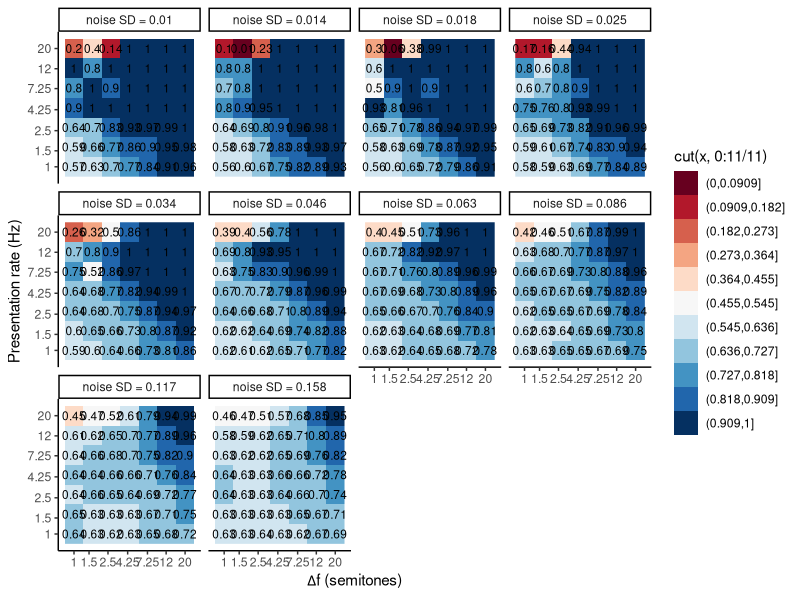
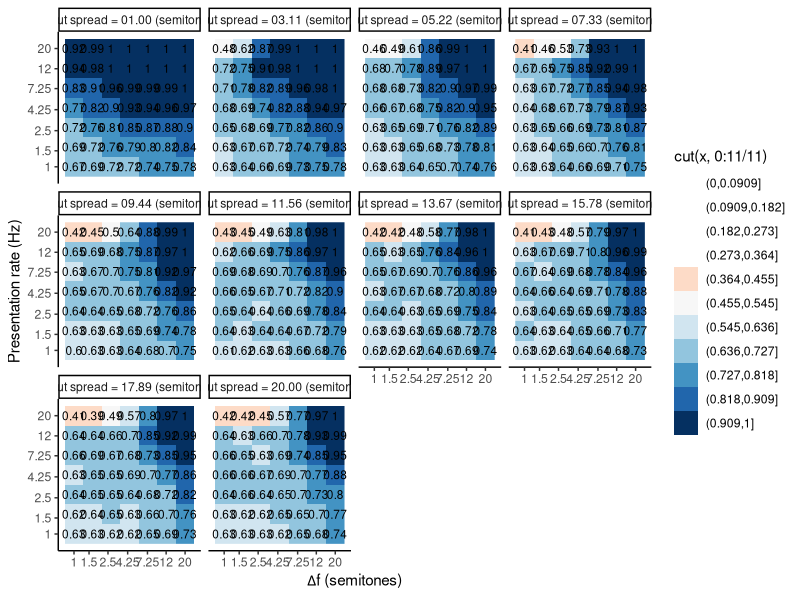
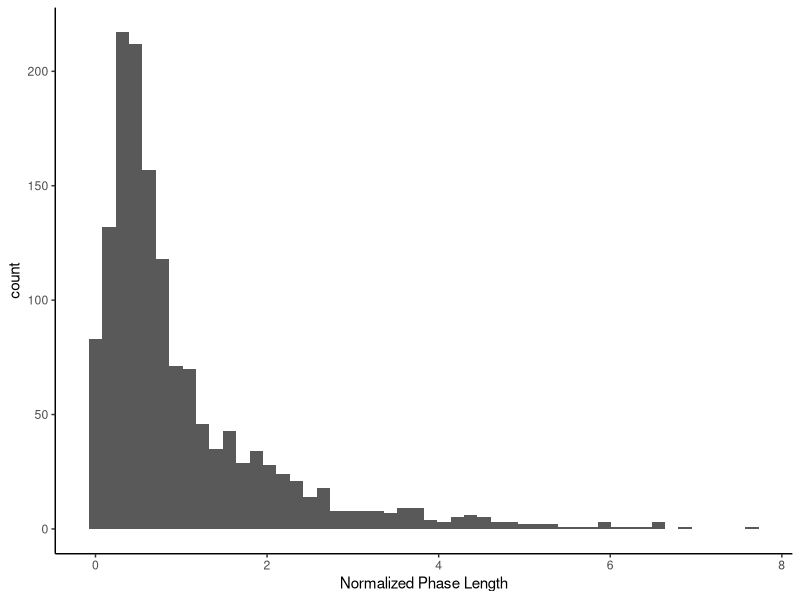
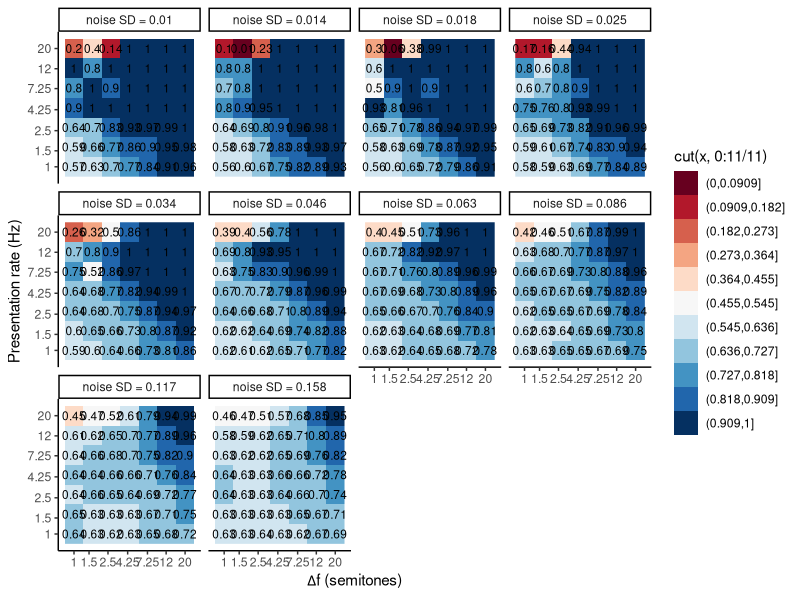
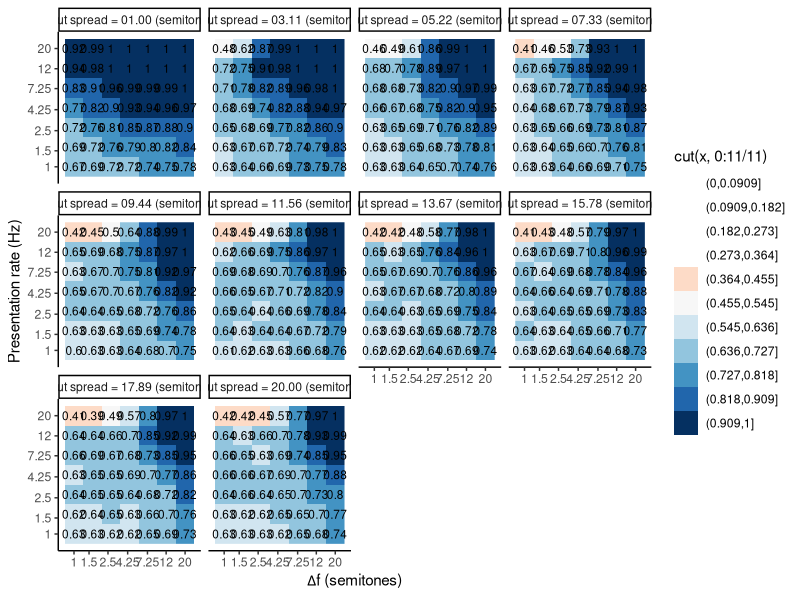
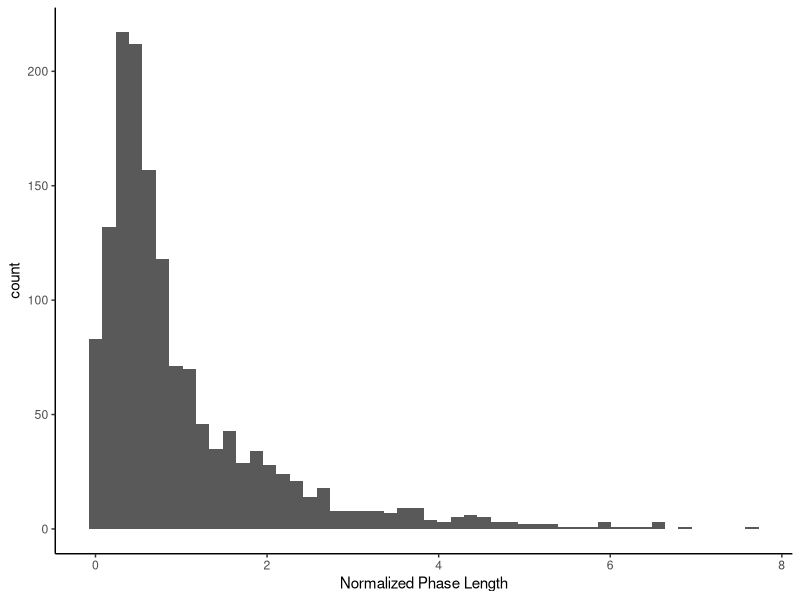

The R source for these figures, in order:
library(ggplot2)
library(dplyr)


########################################
## Parameter gamma

df = read.csv('noise_level_2017-08-07_17.54.csv')

means = df %>%
  group_by(DF,PR,gamma) %>%
  summarize(x = mean(x))

DFs = floor(unique(means$DF) / 0.25)*0.25
PRs = floor(unique(means$PR) / 0.25)*0.25
ggplot(means,aes(x=log(DF),y=log(PR),
                 fill = cut(x,0:11/11),
                 label=round(x,2))) +
  geom_raster(interpolate=F) + geom_text(size=3) +
  facet_wrap(~paste("noise SD =",round(gamma,3))) +
  scale_x_continuous(breaks=log(DFs),labels=DFs) +
  scale_y_continuous(breaks=log(PRs),labels=PRs) +
  scale_fill_brewer(palette='RdBu') + theme_classic() +
  xlab(expression(paste(Delta,"f (semitones)"))) +
  ylab("Presentation rate (Hz)")

ggsave(paste("noise_level_",Sys.Date(),".pdf",sep=""),width=11,height=8)

########################################
# Parameter sigma_p

df = read.csv('input_spread_2017-08-07_20.06.csv')

means = df %>%
  group_by(DF,PR,sigma_p) %>%
  summarize(x = mean(x))

DFs = floor(unique(means$DF) / 0.25)*0.25
PRs = floor(unique(means$PR) / 0.25)*0.25
ggplot(means,aes(x=log(DF),y=log(PR),
                 fill = cut(x,0:11/11),
                 label=round(x,2))) +
  geom_raster(interpolate=F) + geom_text(size=3) +
  facet_wrap(~paste("input spread =",sprintf("%05.2f",round(sigma_p,2)),
                    "(semitones)")) +
  scale_x_continuous(breaks=log(DFs),labels=DFs) +
  scale_y_continuous(breaks=log(PRs),labels=PRs) +
  xlab(expression(paste(Delta,"f (semitones)"))) +
  ylab("Presentation rate (Hz)") +
  scale_fill_brewer(palette='RdBu',drop=F) + theme_classic()

ggsave(paste("input_spread_",Sys.Date(),".pdf",sep=""),width=11,height=8)


########################################
## phase lengths
df = read.csv('phase_lengths_2017-08-08_10.27.csv')

normalized = df %>%
  group_by(repeat.) %>%
  mutate(nlengths = lengths/mean(lengths))

ggplot(subset(normalized,index > 1),aes(x=nlengths)) +
  geom_histogram(bins=50) + theme_classic() + xlab('Normalized Phase Length')

ggsave(paste("phase_lengths_",Sys.Date(),".pdf",sep=""),width=5,height=5)
